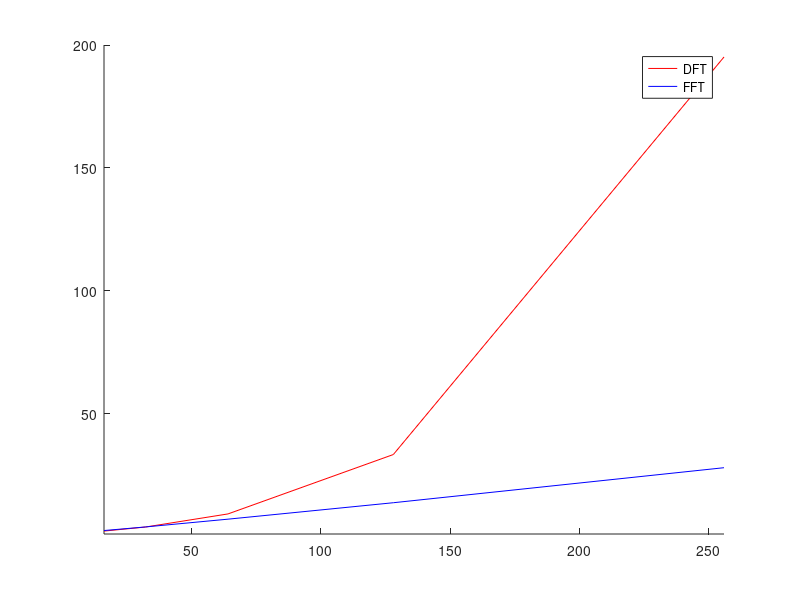

The MATLAB script that drew this image:
L = [16,32,64,128,256];
DFTt = [2.19,3.831,9.172,33.342,195.117];
FFTt = [2.408,3.868,7.038,13.728,27.98];

figure(1); hold on
plot(L,DFTt,'r-');
plot(L,FFTt,'b-');
legend('DFT','FFT')
axis([16,256,1,200]);